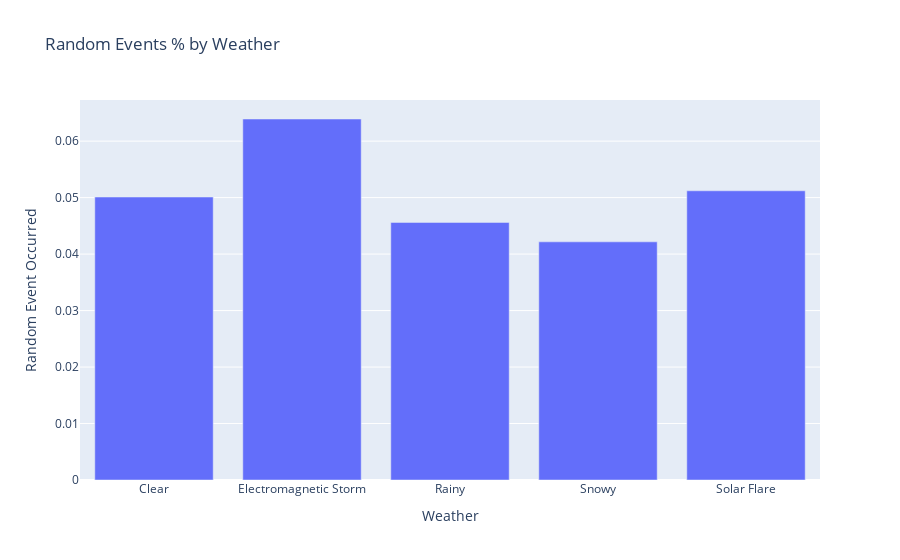

The code cell stored with this chart in its notebook:
### Code cell
fig = px.bar(df.groupby("Weather")["Random Event Occurred"].mean().reset_index(),
             x="Weather", y="Random Event Occurred", title="Random Events % by Weather")
fig.show()

### Figure 1 — Plotly figure (JSON) as saved in the notebook; plotly's stock layout.template omitted (floating-point values rounded to 4 significant figures)
{"data": [{"hovertemplate": "Weather=%{x}<br>Random Event Occurred=%{y}<extra></extra>", "legendgroup": "", "marker": {"color": "#636efa", "pattern": {"shape": ""}}, "name": "", "orientation": "v", "showlegend": false, "textposition": "auto", "type": "bar", "x": ["Clear", "Electromagnetic Storm", "Rainy", "Snowy", "Solar Flare"], "xaxis": "x", "y": [0.0501, 0.06392, 0.04561, 0.04217, 0.05121], "yaxis": "y"}], "layout": {"barmode": "relative", "legend": {"tracegroupgap": 0}, "title": {"text": "Random Events % by Weather"}, "xaxis": {"anchor": "y", "domain": [0, 1], "title": {"text": "Weather"}}, "yaxis": {"anchor": "x", "domain": [0, 1], "title": {"text": "Random Event Occurred"}}}}
